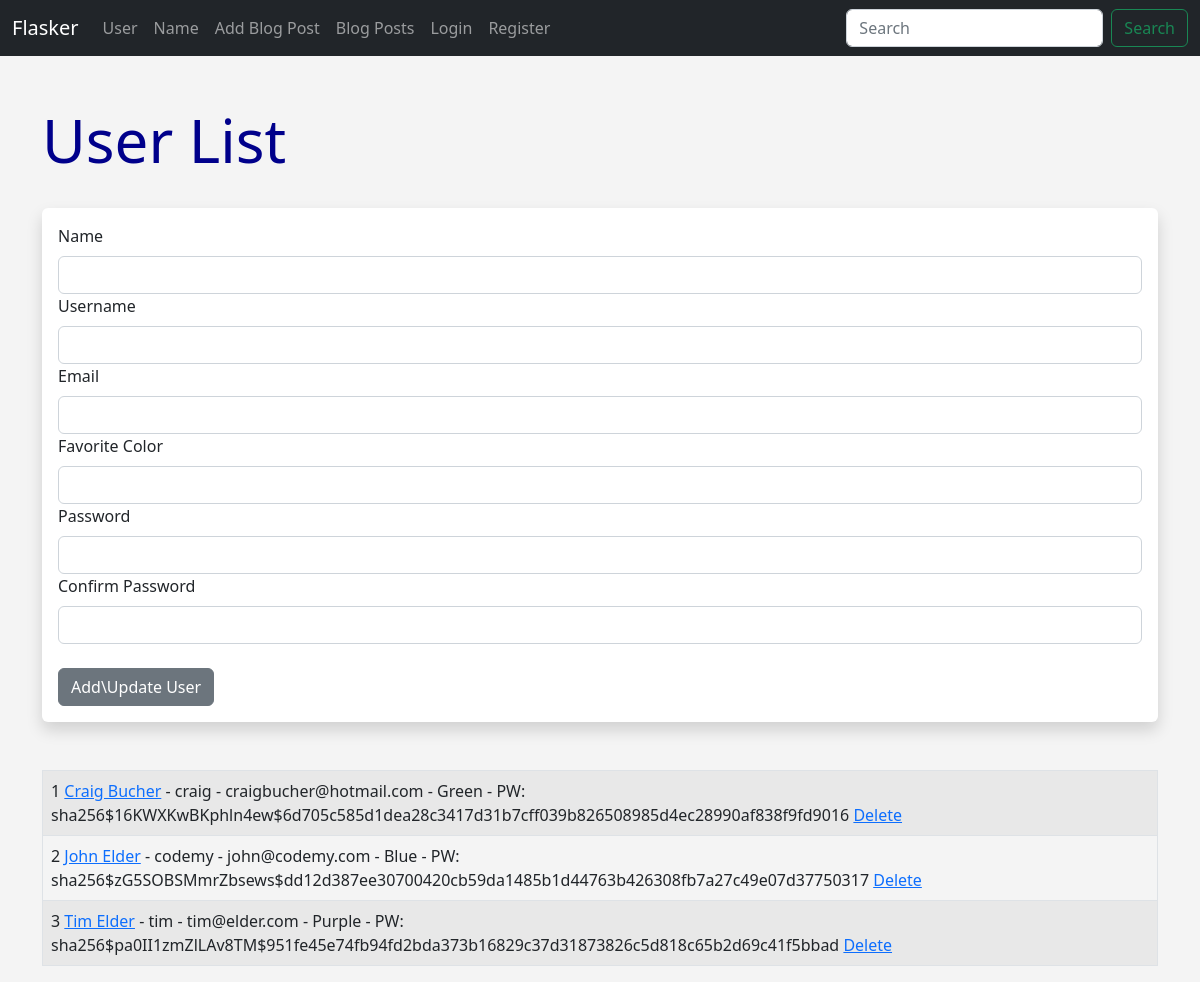
Screenshot of /user/add with the database file from the repository.
### models.py (models this page shows, shortened)
class Users(db.Model, UserMixin):
    id = db.Column(db.Integer, primary_key=True) # gets assigned automatically, since primary key
    username = db.Column(db.String(20), nullable=False)
    name = db.Column(db.String(200), nullable=False) # max length=200, cannot be blank
    email = db.Column(db.String(120), nullable=False, unique=True) # must be unique
    date_added = db.Column(db.DateTime, default=datetime.utcnow)
    favorite_color = db.Column(db.String(120))
    about_author = db.Column(db.Text(500), nullable=True)
    profile_pic = db.Column(db.String(), nullable=True)
    password_hash = db.Column(db.String(128))
    is_superuser = db.Column(db.Boolean, default=False, nullable=False)
    posts = db.relationship('Posts', backref='poster')
    @property
    def password(self):
        raise AttributeError('Password is not a readable attribute!') # shows error if something goes wrong

### app.py (the view, shortened to what this page needs)
@app.route('/user/add', methods=['GET', 'POST'])
def add_user():
    name = None
    form = UserForm()
    our_users = Users.query.order_by(Users.date_added)
    return render_template('add_user.html', form=form, name=name, our_users=our_users)

### forms.py
class UserForm(FlaskForm):
    name = StringField('Name', validators=[DataRequired()])
    username = StringField('Username', validators=[DataRequired()])
    email = StringField('Email', validators=[DataRequired()])
    favorite_color = StringField('Favorite Color')
    password_hash = PasswordField('Password', validators=[DataRequired(), EqualTo('password_hash2')])
    password_hash2 = PasswordField('Confirm Password', validators=[DataRequired()])
    submit = SubmitField('Add\\Update User') # 'submit' button
    about_author = TextAreaField('About Author')
    profile_pic = FileField("Profile Pic")

class SearchForm(FlaskForm):
	searched = StringField("Searched", validators=[DataRequired()])
	submit = SubmitField("Submit")

### app.py (called while the page is built)
@app.context_processor
def base(): # caled base because passing into 'base.html', but could be called anything
	form = SearchForm()
	return dict(form=form)

### templates/add_user.html (shortened to what this page needs)
{% extends 'base.html' %}
{% block content %}
{% if name %}
    <h1>Hello, {{ name}}!</h1>
    <br/>
    <br/><br/>
    {% else %}
    <h1>User List</h1>
    <br/>
    <div class="shadow p-3 mb-5 bg-body rounded">
    <form method="POST">
        {{ form.name.label(class="form-label") }}
        {{ form.name(class="form-control") }}
        {{ form.username.label(class="form-label") }}
        {{ form.username(class="form-control") }}
        {{ form.email.label(class="form-label") }}
        {{ form.email(class="form-control") }}
        {{ form.favorite_color.label(class="form-label") }}
        {{ form.favorite_color(class="form-control") }}
        {{ form.password_hash.label(class="form-label") }}
        {{ form.password_hash(class="form-control") }}
        {{ form.password_hash2.label(class="form-label") }}
        {{ form.password_hash2(class="form-control") }}
        <br/>
        {{ form.submit(class="btn btn-secondary") }}
    </form>
</div>
{% endif %}
<table class="table table-hover table-bordered table-striped">
{% for our_user in our_users %}
    <tr>
    <td>{{ our_user.id }} <a href="{{ url_for('update', id=our_user.id) }}"> {{ our_user.name }}</a> - {{ our_user.username }} - {{ our_user.email }} - {{ our_user.favorite_color }} - PW: {{ our_user.password_hash}} <a href="{{ url_for('delete', id=our_user.id) }}">Delete</a></td>
    </tr>
{% endfor %}
</table>
{% endblock %}

### static/css/style.css (style rules this page uses)
h1 { color: darkblue; font-size: 60px; }
body { background: #f4f4f4; }

### rows the page displays
Users: id "1", name "Craig Bucher", username "craig", email "craigbucher@hotmail.com", favorite_color "Green", password_hash "sha256$16KWXKwBKphln4ew$6d705c585d1dea28c3417d31b7cff039b826508985d4ec28990af838f9fd9016"
Users: id "2", name "John Elder", username "codemy", email "john@codemy.com", favorite_color "Blue", password_hash "sha256$zG5SOBSMmrZbsews$dd12d387ee30700420cb59da1485b1d44763b426308fb7a27c49e07d37750317"
Users: id "3", name "Tim Elder", username "tim", email "tim@elder.com", favorite_color "Purple", password_hash "sha256$pa0II1zmZlLAv8TM$951fe45e74fb94fd2bda373b16829c37d31873826c5d818c65b2d69c41f5bbad"
